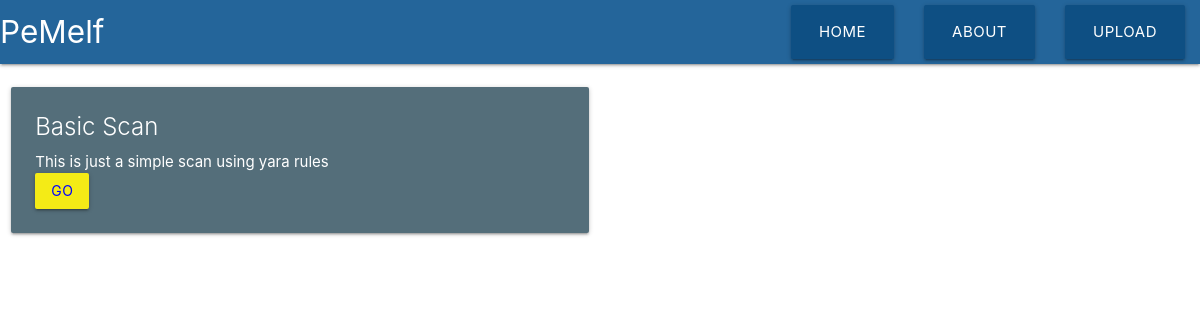
The app's page /, older data.
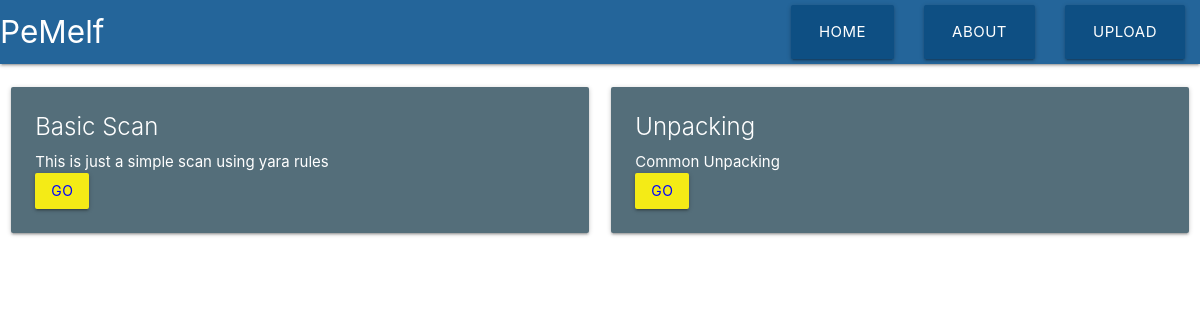
The same page, newer data.
### main/models.py (models this page shows, shortened)
class Techniques(models.Model):
    Technique_name = models.CharField(max_length=200)
    Technique_content = models.TextField()
    Technique_script = models.CharField(max_length=20)

### main/views.py (the view, shortened to what this page needs)
# urls.py: path("",views.homepage,name="homepage"),
def homepage(request):
    return render(request=request,
                    template_name="main/main.html",
                    context={"Tech":Techniques.objects.all})

### main/templates/main/main.html (shortened to what this page needs)
{% extends 'main/header.html' %}
{% block content %}
<div class="row">
    {% for t in Tech %}
    <form method ="POST">
	<div class="col s12 m6">
          <div class="card blue-grey darken-1 hoverable">
            <div class="card-content white-text">
              <span class="card-title">{{t.Technique_name}}</span>
              <p>{{t.Technique_content|safe}}</p>
           <button style="background-color:#F4EB16; color:blue" class="btn btn-outline-info" type="submit" >Go</button>
	    </div>
          </div>
      </div>
    </form>
{% endfor %}
</div>
{% endblock %}

### main/templates/main/header.html (shortened to what this page needs)
<html>
	<head>
	</head>
	{% load static %}
	<link rel="stylesheet" href='{% static "main/css/materialize.css" %}'>
	<body>
	<nav>
	    <div class="nav-wrapper">
	      <a href="/" class="brand-logo">PeMelf</a>
	      <ul id="nav-mobile" class="right hide-on-med-and-down">
					{% include 'main/includes/navbaritems.html' %}
	      </ul>
	    </div>
	  </nav>
		{% block content %}
		{% endblock %}
	</body>
</html>

### main/templates/main/includes/navbaritems.html
<li><a class="waves-effect waves-light btn-large" href="/">Home</a></li>
<li><a class="waves-effect waves-light btn-large" href="#">About</a></li>
<li><a class="waves-effect waves-light btn-large" href='/upload'>Upload</a></li>

Row changes from the older to the newer data that the page shows:
added Techniques: Technique_name "Unpacking", Technique_content "Common Unpacking"
